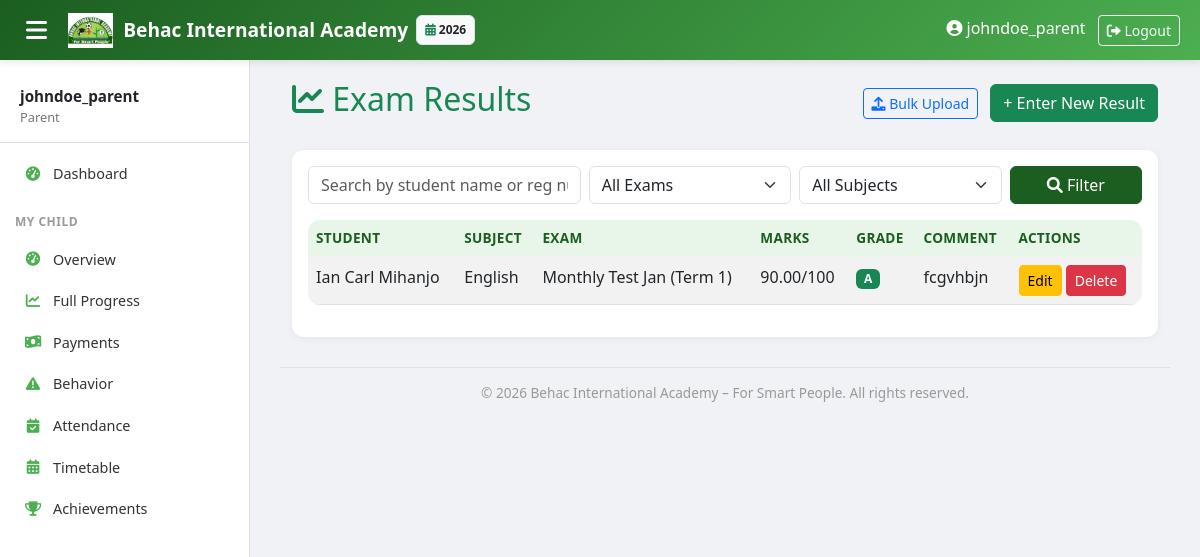
The page /academics/results/ (signed in) on the database its author committed.
### core/models.py (models this page shows, shortened)
class AcademicYear(models.Model):
    name = models.CharField(max_length=20)  # "2025-2026"
    start_date = models.DateField()
    end_date = models.DateField()
    is_current = models.BooleanField(default=False)

class Term(models.Model):
    academic_year = models.ForeignKey(AcademicYear, on_delete=models.CASCADE)
    name = models.CharField(max_length=20)  # Term 1,2,3
    start_date = models.DateField()
    end_date = models.DateField()
    is_active = models.BooleanField(default=False)
    class Meta:
        unique_together = ('academic_year', 'name')
    def __str__(self):
        return self.name

### academics/models.py (models this page shows, shortened)
class Result(models.Model):
    student = models.ForeignKey('students.Student', on_delete=models.CASCADE, related_name='results')
    subject = models.ForeignKey(Subject, on_delete=models.CASCADE)
    exam = models.ForeignKey(Exam, on_delete=models.CASCADE)
    marks_obtained = models.DecimalField(max_digits=5, decimal_places=2)
    teacher_comment = models.TextField(blank=True)
    class Meta:
        unique_together = ('student', 'subject', 'exam')
        ordering = ['-exam__term', 'subject__name']
    def grade(self):
        try:
            percentage = (float(self.marks_obtained) / float(self.exam.max_marks)) * 100
            if percentage >= 80:
                return 'A'
            elif percentage >= 70:
                return 'B'
            elif percentage >= 60:
                return 'C'
            elif percentage >= 50:
                return 'D'
            elif percentage >= 40:
                return 'E'
            else:
                return 'F'
        except (ValueError, ZeroDivisionError):
            return '-'

class Subject(models.Model):
    name = models.CharField(max_length=50)
    code = models.CharField(max_length=10, unique=True)
    classes = models.ManyToManyField(ClassLevel, related_name='subjects')
    class Meta:
        ordering = ['name']

class Exam(models.Model):
    name = models.CharField(max_length=50)
    term = models.ForeignKey(Term, on_delete=models.CASCADE, null=True, blank=True)
    max_marks = models.PositiveSmallIntegerField(default=100)
    passing_marks = models.PositiveSmallIntegerField(default=40)
    class Meta:
        ordering = ['term', 'name']

### students/models.py (models this page shows, shortened)
class Student(models.Model):
    registration_number = models.CharField(max_length=20, unique=True, blank=True, editable=False)
    first_name = models.CharField(max_length=50)
    middle_name = models.CharField(max_length=50, blank=True, null=True)
    last_name = models.CharField(max_length=50)
    nida = models.CharField(max_length=20, blank=True, null=True)
    date_of_birth = models.DateField()
    birth_cert_number = models.CharField(max_length=50, unique=True)
    religion = models.CharField(max_length=50, blank=True)
    region = models.ForeignKey('locations.Region', on_delete=models.SET_NULL, null=True, blank=True)
    district = models.ForeignKey('locations.District', on_delete=models.SET_NULL, null=True, blank=True)
    gender = models.CharField(max_length=1, choices=[('M','Male'),('F','Female')])
    current_class = models.ForeignKey(ClassLevel, on_delete=models.SET_NULL, null=True)
    registration_date = models.DateField(auto_now_add=True)
    street = models.CharField(max_length=200, blank=True)
    mobile = models.CharField(max_length=15, blank=True)
    parent_name = models.CharField(max_length=100)
    parent_mobile = models.CharField(max_length=15)
    parent_occupation = models.CharField(max_length=100)
    parent_nida = models.CharField(max_length=20, blank=True)
    parent_user = models.ForeignKey(User, on_delete=models.SET_NULL, null=True, blank=True, related_name='children')
    is_active = models.BooleanField(default=True)
    class Meta:
        ordering = ['-registration_date']
    @property
    def full_name(self):
        return f"{self.first_name} {self.middle_name or ''} {self.last_name}".strip()

### academics/views.py (the view, shortened to what this page needs)
# urls.py: path('results/', views.ResultListView.as_view(), name='result_list'),
class ResultListView(LoginRequiredMixin, ListView):
    model = Result
    template_name = 'academics/result_list.html'
    context_object_name = 'results'
    paginate_by = 50
    def get_queryset(self):
        qs = super().get_queryset().select_related('student', 'exam', 'subject')
        from core.models import AcademicYear
        show_all = self.request.GET.get('all', '')
        if not (show_all == '1' and (self.request.user.is_superuser or 'Admin' in self.request.user.groups.all().values_list('name', flat=True))):
            current_year = AcademicYear.objects.filter(is_current=True).first()
            if current_year:
                qs = qs.filter(exam__term__academic_year=current_year)
        q = self.request.GET.get('q', '')
        exam_id = self.request.GET.get('exam', '')
        subject_id = self.request.GET.get('subject', '')
        if q:
            qs = qs.filter(student__first_name__icontains=q) | qs.filter(student__last_name__icontains=q) | qs.filter(student__registration_number__icontains=q)
        if exam_id:
            qs = qs.filter(exam_id=exam_id)
        if subject_id:
            qs = qs.filter(subject_id=subject_id)
        return qs
    def get_context_data(self, **kwargs):
        ctx = super().get_context_data(**kwargs)
        if hasattr(self.request.user, 'teacher_profile'):
            teacher = self.request.user.teacher_profile
            ctx['subjects'] = teacher.subjects.all()
            if not ctx['subjects'].exists():
                ctx['subjects'] = Subject.objects.all()
        else:
            ctx['subjects'] = Subject.objects.all()
        ctx['exams'] = Exam.objects.all()
        ctx['q'] = self.request.GET.get('q', '')
        ctx['selected_exam'] = self.request.GET.get('exam', '')
        ctx['selected_subject'] = self.request.GET.get('subject', '')
        return ctx

### templates/academics/result_list.html (shortened to what this page needs)
{% extends 'base.html' %}
{% load static %}
{% block content %}
<div class="container">
    <div class="d-flex justify-content-between align-items-center mb-4">
        <h2 class="text-success"><i class="fas fa-chart-line"></i> Exam Results</h2>
        <div>
            <a href="{% url 'academics:result_bulk_upload' %}" class="btn btn-outline-primary btn-sm me-2"><i class="fas fa-upload"></i> Bulk Upload</a>
            <a href="{% url 'academics:result_create' %}" class="btn btn-success">+ Enter New Result</a>
        </div>
    </div>
    <div class="card">
        <div class="card-body">
    <form method="get" class="row g-2 mb-3">
        <div class="col-md-4">
            <input type="text" name="q" class="form-control" placeholder="Search by student name or reg number..." value="{{ q }}">
        </div>
        <div class="col-md-3">
            <select name="exam" class="form-select">
                <option value="">All Exams</option>
            </select>
        </div>
        <div class="col-md-3">
            <select name="subject" class="form-select">
                <option value="">All Subjects</option>
            </select>
        </div>
        <div class="col-md-2">
            <button type="submit" class="btn btn-behac w-100"><i class="fas fa-search"></i> Filter</button>
        </div>
    </form>
            {% if results %}
            <div class="table-responsive">
                <table class="table table-striped table-hover">
                    <thead class="table-success">
                        <tr>
                            <th>Student</th>
                            <th>Subject</th>
                            <th>Exam</th>
                            <th>Marks</th>
                            <th>Grade</th>
                            <th>Comment</th>
                            <th>Actions</th>
                        </tr>
                    </thead>
                    <tbody>
                        {% for result in results %}
                        <tr>
                            <td>{{ result.student.full_name }}</td>
                            <td>{{ result.subject.name }}</td>
                            <td>{{ result.exam.name }} ({{ result.exam.term }})</td>
                            <td>{{ result.marks_obtained }}/{{ result.exam.max_marks }}</td>
                            <td>
                                <span class="badge
                                    {% if result.grade == 'A' %}bg-success
                                    {% elif result.grade == 'B' %}bg-info
                                    {% elif result.grade == 'C' %}bg-primary
                                    {% elif result.grade == 'D' %}bg-warning
                                    {% else %}bg-danger{% endif %}">
                                    {{ result.grade }}
                                </span>
                            </td>
                            <td>{{ result.teacher_comment|truncatewords:8 }}</td>
                            <td>
                                <a href="{% url 'academics:result_update' result.pk %}" class="btn btn-sm btn-warning">Edit</a>
                                <a href="{% url 'academics:result_delete' result.pk %}" class="btn btn-sm btn-danger">Delete</a>
                            </td>
                        </tr>
                        {% endfor %}
                    </tbody>
                </table>
            </div>
            {% else %}
            <div class="alert alert-info">No results entered yet. Click "Enter New Result" to add.</div>
            {% endif %}
        </div>
    </div>
</div>
{% endblock %}

### templates/base.html (shortened to what this page needs)
<!DOCTYPE html>
<html lang="en">
<head>
    <link href="https://cdn.jsdelivr.net/npm/bootstrap@5.3.0/dist/css/bootstrap.min.css" rel="stylesheet">
    <link rel="stylesheet" href="https://cdnjs.cloudflare.com/ajax/libs/font-awesome/6.0.0/css/all.min.css">
</head>
<body>
    {% if user.is_authenticated %}
    <nav class="topbar">
        <button class="sidebar-toggle" onclick="document.querySelector('.sidebar').classList.toggle('show')">
            <i class="fas fa-bars"></i>
        </button>
        <a class="topbar-brand" href="{% url 'dashboard:home' %}">
            <img src="/static/images/behac_logo.png" alt="Logo"> Behac International Academy
        </a>
        {% if current_year %}
        <span class="badge bg-light text-dark ms-2 p-2 border" style="font-size: 0.75rem;">
            <i class="fas fa-calendar-alt text-success"></i> {{ current_year.name }}
        </span>
        {% endif %}
        <div class="ms-auto">
            {% if user.is_authenticated %}
                <span class="me-2 d-none d-sm-inline"><i class="fas fa-user-circle"></i> {{ user.get_full_name|default:user.username }}</span>
                <form method="post" action="{% url 'logout' %}" style="display:inline;">
                    <button type="submit" class="btn btn-sm btn-outline-light">
                        <i class="fas fa-sign-out-alt"></i> Logout
                    </button>
                </form>
            {% endif %}
        </div>
    </nav>
    <div class="sidebar" id="sidebar">
        <div class="user-info">
            <div class="name">{{ user.get_full_name|default:user.username }}</div>
            <div class="role">
                {% if user.is_superuser %}Owner
                {% elif user.groups.all %}{{ user.groups.first.name }}
                {% else %}Staff{% endif %}
            </div>
        </div>
        {% if user.is_authenticated %}
        <ul class="nav flex-column">
            <li class="nav-item">
                <a class="nav-link {% if request.path == '/' %}active{% endif %}" href="{% url 'dashboard:home' %}">
                    <i class="fas fa-tachometer-alt"></i> Dashboard
                </a>
            </li>
            {% with user_groups=user.groups.all %}
            {% if 'Parent' in user_groups|join:', ' %}
            <li class="nav-section">My Child</li>
            <li class="nav-item">
                <a class="nav-link {% if '/dashboard/parent/' == request.path %}active{% endif %}" href="{% url 'dashboard:parent' %}"><i class="fas fa-tachometer-alt"></i> Overview</a>
            </li>
            <li class="nav-item">
                <a class="nav-link {% if '/dashboard/parent/progress/' in request.path %}active{% endif %}" href="{% url 'dashboard:parent_progress' %}"><i class="fas fa-chart-line"></i> Full Progress</a>
            </li>
            <li class="nav-item">
                <a class="nav-link {% if '/dashboard/parent/payments/' in request.path %}active{% endif %}" href="{% url 'dashboard:parent_payments' %}"><i class="fas fa-money-bill-wave"></i> Payments</a>
            </li>
            <li class="nav-item">
                <a class="nav-link {% if '/dashboard/parent/behavior/' in request.path %}active{% endif %}" href="{% url 'dashboard:parent_behavior' %}"><i class="fas fa-exclamation-triangle"></i> Behavior</a>
            </li>
            <li class="nav-item">
                <a class="nav-link {% if '/dashboard/parent/attendance/' in request.path %}active{% endif %}" href="{% url 'dashboard:parent_attendance' %}"><i class="fas fa-calendar-check"></i> Attendance</a>
            </li>
            <li class="nav-item">
                <a class="nav-link {% if '/dashboard/parent/timetable/' in request.path %}active{% endif %}" href="{% url 'dashboard:parent_timetable' %}"><i class="fas fa-calendar-alt"></i> Timetable</a>
            </li>
            <li class="nav-item">
                <a class="nav-link {% if '/dashboard/parent/achievements/' in request.path %}active{% endif %}" href="{% url 'dashboard:parent_achievements' %}"><i class="fas fa-trophy"></i> Achievements</a>
            </li>
            {% endif %}
            {% endwith %}
        </ul>
        {% endif %}
    </div>
    {% endif %}
    <div class="main-content"{% if not user.is_authenticated %} style="margin-left: 0 !important;"{% endif %}>
        {% block content %}{% endblock %}
        <div class="main-footer">
            &copy; {% now "Y" %} Behac International Academy – For Smart People. All rights reserved.
        </div>
    </div>
</body>
</html>

### rows shown on the page
AcademicYear: name "2026"
Result: student.full_name "Ian Carl Mihanjo", subject.name "English", exam.name "Monthly Test Jan", exam.term "Term 1", marks_obtained "90.00", exam.max_marks "100", grade "A", teacher_comment "fcgvhbjn"

### other values the page prints
{{ user.get_full_name|default:user.username }} "johndoe_parent"
{{ user.groups.first.name }} "Parent"
